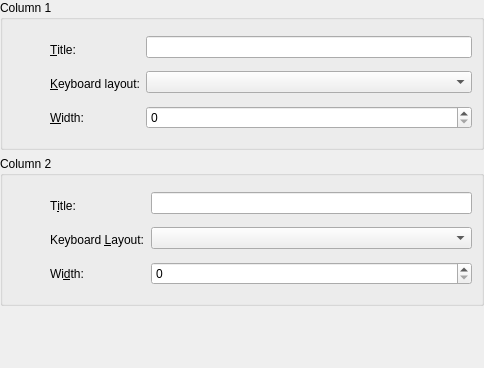
<?xml version="1.0" encoding="UTF-8"?>
<ui version="4.0">
 <author>Peter Hedlund &lt;peter.hedlund@kdemail.net&gt;</author>
 <class>ColumnDialogBase</class>
 <widget class="QWidget" name="ColumnDialogBase">
  <property name="geometry">
   <rect>
    <x>0</x>
    <y>0</y>
    <width>484</width>
    <height>368</height>
   </rect>
  </property>
  <property name="sizePolicy">
   <sizepolicy hsizetype="Preferred" vsizetype="Preferred">
    <horstretch>0</horstretch>
    <verstretch>0</verstretch>
   </sizepolicy>
  </property>
  <property name="minimumSize">
   <size>
    <width>260</width>
    <height>300</height>
   </size>
  </property>
  <layout class="QGridLayout" name="gridLayout_3">
   <property name="margin">
    <number>0</number>
   </property>
   <item row="0" column="0" colspan="2">
    <widget class="QGroupBox" name="column1GroupBox">
     <property name="sizePolicy">
      <sizepolicy hsizetype="Preferred" vsizetype="Fixed">
       <horstretch>0</horstretch>
       <verstretch>0</verstretch>
      </sizepolicy>
     </property>
     <property name="minimumSize">
      <size>
       <width>0</width>
       <height>150</height>
      </size>
     </property>
     <property name="title">
      <string>Column 1</string>
     </property>
     <property name="flat">
      <bool>false</bool>
     </property>
     <layout class="QGridLayout" name="gridLayout">
      <item row="0" column="0">
       <widget class="QLabel" name="column1Picture">
        <property name="sizePolicy">
         <sizepolicy hsizetype="Fixed" vsizetype="Fixed">
          <horstretch>0</horstretch>
          <verstretch>0</verstretch>
         </sizepolicy>
        </property>
        <property name="minimumSize">
         <size>
          <width>32</width>
          <height>32</height>
         </size>
        </property>
        <property name="maximumSize">
         <size>
          <width>32</width>
          <height>32</height>
         </size>
        </property>
        <property name="toolTip">
         <string>Title for the left column</string>
        </property>
        <property name="whatsThis">
         <string>Enter a title (identifier) for the left column</string>
        </property>
        <property name="scaledContents">
         <bool>true</bool>
        </property>
       </widget>
      </item>
      <item row="0" column="1" rowspan="2">
       <layout class="QVBoxLayout" name="column1LabelLayout">
        <property name="sizeConstraint">
         <enum>QLayout::SetMinimumSize</enum>
        </property>
        <item>
         <widget class="QLabel" name="column1TitleLabel">
          <property name="sizePolicy">
           <sizepolicy hsizetype="Minimum" vsizetype="Preferred">
            <horstretch>0</horstretch>
            <verstretch>0</verstretch>
           </sizepolicy>
          </property>
          <property name="text">
           <string>&amp;Title:</string>
          </property>
          <property name="buddy">
           <cstring>column1TitleLineEdit</cstring>
          </property>
         </widget>
        </item>
        <item>
         <widget class="QLabel" name="column1LayoutLabel">
          <property name="sizePolicy">
           <sizepolicy hsizetype="Minimum" vsizetype="Fixed">
            <horstretch>0</horstretch>
            <verstretch>0</verstretch>
           </sizepolicy>
          </property>
          <property name="text">
           <string>&amp;Keyboard layout:</string>
          </property>
          <property name="buddy">
           <cstring>column1LayoutComboBox</cstring>
          </property>
         </widget>
        </item>
        <item>
         <widget class="QLabel" name="column1WidthLabel">
          <property name="sizePolicy">
           <sizepolicy hsizetype="Minimum" vsizetype="Preferred">
            <horstretch>0</horstretch>
            <verstretch>0</verstretch>
           </sizepolicy>
          </property>
          <property name="text">
           <string>&amp;Width:</string>
          </property>
          <property name="buddy">
           <cstring>column1WidthSpinBox</cstring>
          </property>
         </widget>
        </item>
       </layout>
      </item>
      <item row="0" column="2" rowspan="2">
       <layout class="QVBoxLayout" name="column1WidgetLayout">
        <item>
         <widget class="QLineEdit" name="column1TitleLineEdit">
          <property name="sizePolicy">
           <sizepolicy hsizetype="Expanding" vsizetype="Fixed">
            <horstretch>0</horstretch>
            <verstretch>0</verstretch>
           </sizepolicy>
          </property>
          <property name="toolTip">
           <string>Title for the left column</string>
          </property>
          <property name="whatsThis">
           <string>Enter a title (identifier) for the left column</string>
          </property>
         </widget>
        </item>
        <item>
         <widget class="QComboBox" name="column1LayoutComboBox">
          <property name="toolTip">
           <string>Keyboard layout for the left column</string>
          </property>
          <property name="whatsThis">
           <string>Select a keyboard layout for the left column</string>
          </property>
         </widget>
        </item>
        <item>
         <widget class="QSpinBox" name="column1WidthSpinBox">
          <property name="toolTip">
           <string>Width of the left column</string>
          </property>
          <property name="whatsThis">
           <string>Enter the width (in pixels) for the left column</string>
          </property>
          <property name="maximum">
           <number>1500</number>
          </property>
         </widget>
        </item>
       </layout>
      </item>
      <item row="1" column="0">
       <spacer name="column1Spacer">
        <property name="orientation">
         <enum>Qt::Vertical</enum>
        </property>
        <property name="sizeType">
         <enum>QSizePolicy::Expanding</enum>
        </property>
        <property name="sizeHint" stdset="0">
         <size>
          <width>32</width>
          <height>70</height>
         </size>
        </property>
       </spacer>
      </item>
     </layout>
    </widget>
   </item>
   <item row="1" column="0" rowspan="2" colspan="2">
    <widget class="QGroupBox" name="column2GroupBox">
     <property name="sizePolicy">
      <sizepolicy hsizetype="Preferred" vsizetype="Fixed">
       <horstretch>0</horstretch>
       <verstretch>0</verstretch>
      </sizepolicy>
     </property>
     <property name="minimumSize">
      <size>
       <width>0</width>
       <height>150</height>
      </size>
     </property>
     <property name="title">
      <string>Column 2</string>
     </property>
     <property name="flat">
      <bool>false</bool>
     </property>
     <layout class="QGridLayout" name="gridLayout_2">
      <item row="0" column="0">
       <widget class="QLabel" name="column2Picture">
        <property name="sizePolicy">
         <sizepolicy hsizetype="Fixed" vsizetype="Fixed">
          <horstretch>0</horstretch>
          <verstretch>0</verstretch>
         </sizepolicy>
        </property>
        <property name="minimumSize">
         <size>
          <width>32</width>
          <height>32</height>
         </size>
        </property>
        <property name="maximumSize">
         <size>
          <width>32</width>
          <height>32</height>
         </size>
        </property>
        <property name="toolTip">
         <string>Title for the left column</string>
        </property>
        <property name="whatsThis">
         <string>Enter a title (identifier) for the left column</string>
        </property>
        <property name="scaledContents">
         <bool>true</bool>
        </property>
       </widget>
      </item>
      <item row="0" column="1" rowspan="2">
       <layout class="QVBoxLayout" name="column2LabelLayout">
        <property name="sizeConstraint">
         <enum>QLayout::SetMinimumSize</enum>
        </property>
        <item>
         <widget class="QLabel" name="column2TitleLabel">
          <property name="sizePolicy">
           <sizepolicy hsizetype="Minimum" vsizetype="Preferred">
            <horstretch>0</horstretch>
            <verstretch>0</verstretch>
           </sizepolicy>
          </property>
          <property name="text">
           <string>T&amp;itle:</string>
          </property>
          <property name="buddy">
           <cstring>column2TitleLineEdit</cstring>
          </property>
         </widget>
        </item>
        <item>
         <widget class="QLabel" name="column2LayoutLabel">
          <property name="sizePolicy">
           <sizepolicy hsizetype="Minimum" vsizetype="Fixed">
            <horstretch>0</horstretch>
            <verstretch>0</verstretch>
           </sizepolicy>
          </property>
          <property name="text">
           <string>Keyboard &amp;Layout:</string>
          </property>
          <property name="buddy">
           <cstring>column2LayoutComboBox</cstring>
          </property>
         </widget>
        </item>
        <item>
         <widget class="QLabel" name="column2WidthLabel">
          <property name="sizePolicy">
           <sizepolicy hsizetype="Minimum" vsizetype="Preferred">
            <horstretch>0</horstretch>
            <verstretch>0</verstretch>
           </sizepolicy>
          </property>
          <property name="text">
           <string>Wi&amp;dth:</string>
          </property>
          <property name="buddy">
           <cstring>column2WidthSpinBox</cstring>
          </property>
         </widget>
        </item>
       </layout>
      </item>
      <item row="0" column="2" rowspan="2">
       <layout class="QVBoxLayout" name="column2WidgetLayout">
        <item>
         <widget class="QLineEdit" name="column2TitleLineEdit">
          <property name="sizePolicy">
           <sizepolicy hsizetype="Expanding" vsizetype="Fixed">
            <horstretch>0</horstretch>
            <verstretch>0</verstretch>
           </sizepolicy>
          </property>
          <property name="toolTip">
           <string>Title for the right column</string>
          </property>
          <property name="whatsThis">
           <string>Enter a title (identifier) for the right column</string>
          </property>
         </widget>
        </item>
        <item>
         <widget class="QComboBox" name="column2LayoutComboBox"/>
        </item>
        <item>
         <widget class="QSpinBox" name="column2WidthSpinBox">
          <property name="toolTip">
           <string>Width of the right column</string>
          </property>
          <property name="whatsThis">
           <string>Enter the width (in pixels) for the right column</string>
          </property>
          <property name="maximum">
           <number>1500</number>
          </property>
         </widget>
        </item>
       </layout>
      </item>
      <item row="1" column="0">
       <spacer name="column2Spacer">
        <property name="orientation">
         <enum>Qt::Vertical</enum>
        </property>
        <property name="sizeType">
         <enum>QSizePolicy::Expanding</enum>
        </property>
        <property name="sizeHint" stdset="0">
         <size>
          <width>32</width>
          <height>70</height>
         </size>
        </property>
       </spacer>
      </item>
     </layout>
    </widget>
   </item>
   <item row="3" column="0">
    <spacer name="widgetSpacer">
     <property name="orientation">
      <enum>Qt::Vertical</enum>
     </property>
     <property name="sizeHint" stdset="0">
      <size>
       <width>20</width>
       <height>56</height>
      </size>
     </property>
    </spacer>
   </item>
  </layout>
 </widget>
 <customwidgets>
 </customwidgets>
 <resources/>
 <connections/>
</ui>
